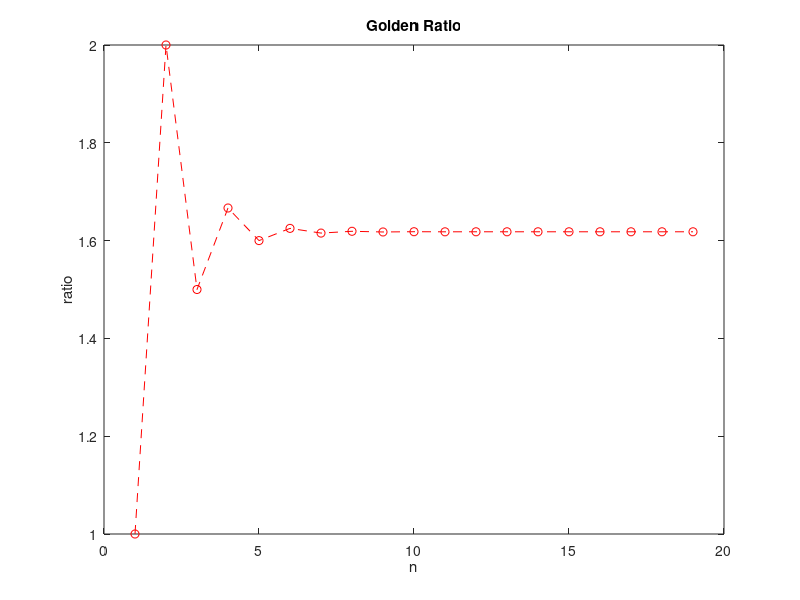

MATLAB code for this plot:
clear;
clc;
close all;

tic
x = zeros(1,20);
ratio = zeros(1,19);

x(1) = 1;
x(2) = 1;
ratio(1) = x(2)/x(1);

for i = 3:20
    x(i) = x(i-1) + x(i-2);
    ratio(i-1) = x(i)/x(i-1);
end

plot(ratio,'r--o')
title("Golden Ratio")
xlabel('n')
ylabel("ratio")
toc